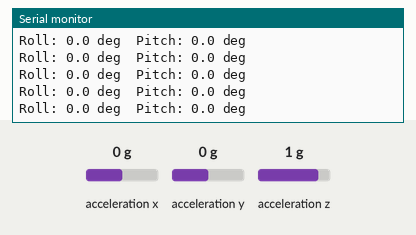
Simulated run of this sketch. Board: ESP32. Shown: the last lines printed to the serial monitor. Wiring (inferred from the names in the program): MPU-6050 motion sensor at I2C address 0x68. The test bench sets the inputs (shaded band); at power-on: acceleration x 0 g, acceleration y 0 g, acceleration z 1 g.

Above: at 1.7 s.
1.8 s: acceleration x set to -1.4 g
At 1.82 s:
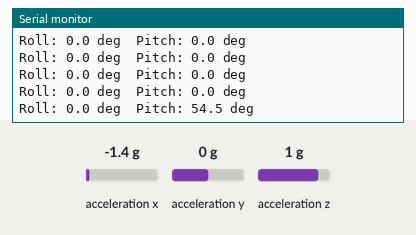
3.3 s: acceleration y set to -1.4 g
At 3.33 s:
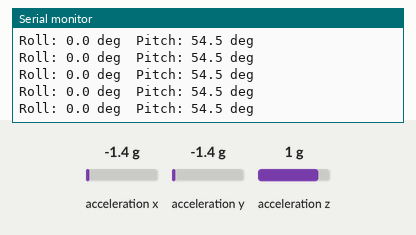
4.8 s: acceleration z set to -1.4 g
At 4.85 s:
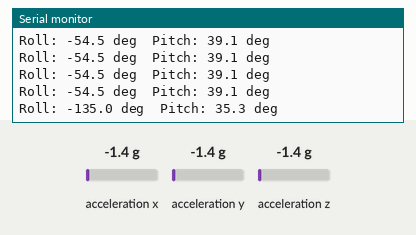
Timing chart, 0 to 7.8 s (numbered marks = the images above; inputs shaded):
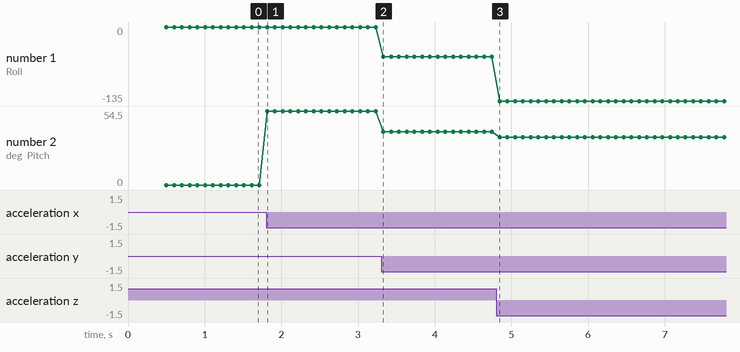

The sketch:

02_accel_angles.ino
```cpp
/*
  GOAL
  Calculate roll and pitch from gravity.

  NEW IN THIS CHECKPOINT
  Convert the acceleration vector into tilt angles with atan2().

  UNLOCKED API
  See API.md in this folder.

  SUCCESS LOOKS LIKE
  Roll and pitch follow the sensor's tilt while it is stationary.

  THINK ABOUT
  - Why can gravity not tell us yaw?
  - What happens during fast linear motion?
*/
#include <Arduino.h>
#include <Wire.h>

const uint8_t MPU_ADDRESS = 0x68;

float accelX, accelY, accelZ;
float roll, pitch;

bool writeRegister(uint8_t reg, uint8_t value) {
  Wire.beginTransmission(MPU_ADDRESS);
  Wire.write(reg);
  Wire.write(value);
  return Wire.endTransmission(true) == 0;
}

bool readAccel() {
  Wire.beginTransmission(MPU_ADDRESS);
  Wire.write(0x3B);

  if (Wire.endTransmission(false) != 0) {
    return false;
  }
  if (Wire.requestFrom(MPU_ADDRESS, (size_t)6, true) != 6) {
    return false;
  }

  int16_t rawX = (int16_t)((uint16_t(Wire.read()) << 8) | Wire.read());
  int16_t rawY = (int16_t)((uint16_t(Wire.read()) << 8) | Wire.read());
  int16_t rawZ = (int16_t)((uint16_t(Wire.read()) << 8) | Wire.read());

  accelX = rawX / 16384.0f;
  accelY = rawY / 16384.0f;
  accelZ = rawZ / 16384.0f;
  return true;
}

void computeAccelAngles() {
  roll = atan2f(accelY, accelZ) * 180.0f / PI;
  pitch = atan2f(
            -accelX,
            sqrtf(accelY * accelY + accelZ * accelZ)
          ) * 180.0f / PI;
}

void setup() {
  Serial.begin(115200);
  delay(500);
  Wire.begin(25, 26, 100000);

  if (!writeRegister(0x6B, 0x00) || !writeRegister(0x1C, 0x00)) {
    Serial.println("MPU6050 setup failed");
    while (true) {
      delay(1000);
    }
  }
}

void loop() {
  if (readAccel()) {
    computeAccelAngles();

    Serial.print("Roll: ");
    Serial.print(roll, 1);
    Serial.print(" deg  Pitch: ");
    Serial.print(pitch, 1);
    Serial.println(" deg");
  } else {
    Serial.println("Accelerometer read failed");
  }

  delay(100);
}
```

Measured:
- after the input at 1.8 s, the serial monitor: prints a new line at once (image 1)
- after the input at 4.8 s, the serial monitor: prints a new line after 0.05 s (image 3)
- plotted number 1: 0 → -54.5 after the input at 3.3 s, -54.5 → -135 after the input at 4.8 s
- plotted number 2: 0 → 54.5 after the input at 1.8 s, 54.5 → 39.1 after the input at 3.3 s, 39.1 → 35.3 after the input at 4.8 s
